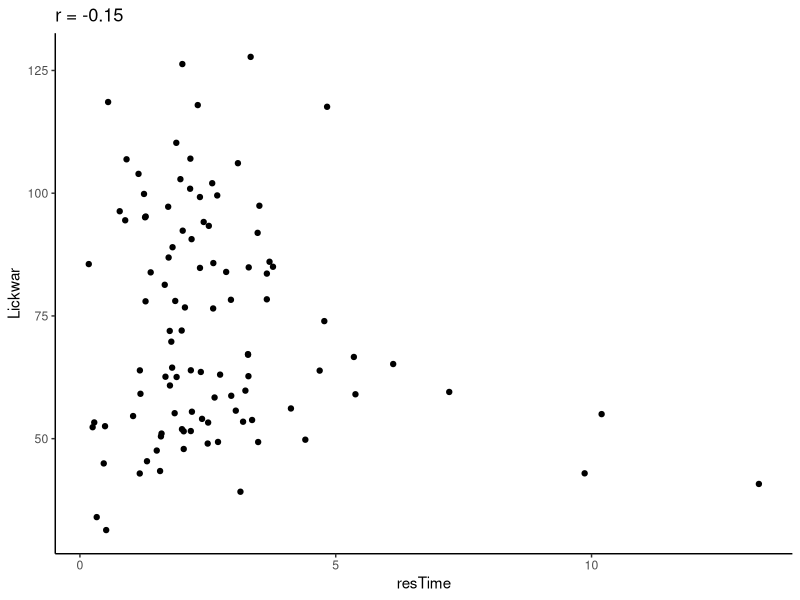

Generate this figure with R: (Note: this script raises an error after producing the figure.)
rm(list = ls())

library(tidyverse)

Lickwar = read.csv("data/Rap1_resTime.csv") %>% 
  mutate(gene = ifelse(startsWith(gene,"i"), sub(".", "", gene), gene)) %>% 
  dplyr::select(gene, resTime) %>% 
  dplyr::rename(Lickwar = resTime)

Rap1 = read.csv("data/Fkh1_Rap1_resTimes.csv") %>% 
  dplyr::filter(factorName == "Rap1")


plotTable = Rap1 %>% 
  inner_join(Lickwar)


r = cor(plotTable$resTime, plotTable$Lickwar)
rho = cor(plotTable$resTime, plotTable$Lickwar, method = "spearman")


p = ggplot(plotTable, aes(x = resTime, y = Lickwar))
p + geom_point() +
  theme_classic() +
  ggtitle(paste0("r = ", round(r, digits = 2)))
ggsave("figures/panels/random/compareRap1.pdf", width = 3, height = 3)
